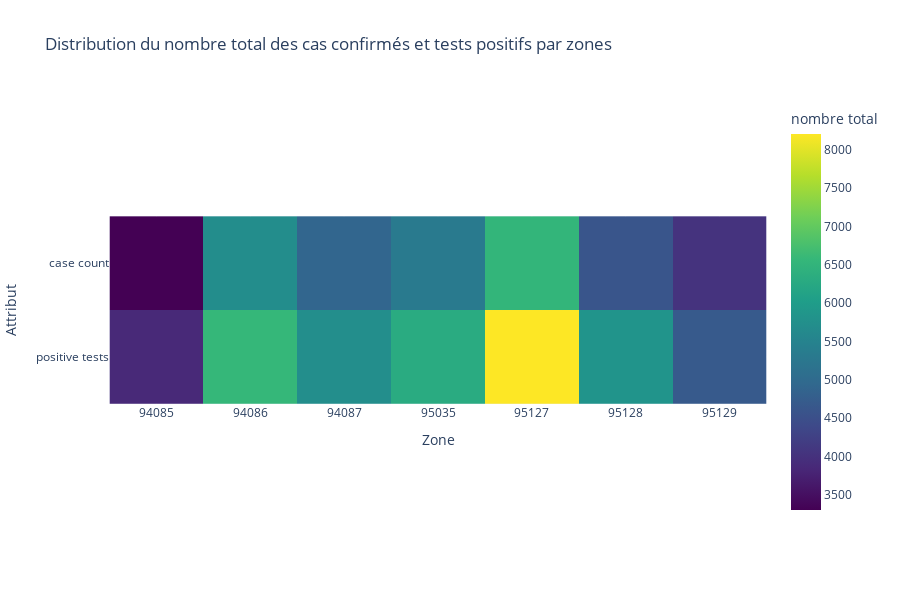

The code cell stored with this chart in its notebook:
### Code cell
import plotly.express as px

def heatmap_zone(data):
    grouped_data = data.groupby('zcta')[['case count', 'positive tests']].sum().reset_index()

    fig = px.imshow(grouped_data[['case count', 'positive tests']].T,
                    labels=dict(x="zone", y="Attribut", color="nombre total"),
                    x=grouped_data['zcta'],
                    y=['case count', 'positive tests'],
                    color_continuous_scale='Viridis',
                    title='Distribution du nombre total des cas confirmés et tests positifs par zones')

    fig.update_xaxes(title_text='Zone')
    fig.update_yaxes(title_text='Attribut')
    fig.update_layout(width=900, height=600)
    fig.write_image('./assets_2/case_pos_tests_heatmap.png')
    fig.show()

heatmap_zone(dataset2)

### Figure 1 — Plotly figure (JSON) as saved in the notebook; plotly's stock layout.template omitted (floating-point values rounded to 4 significant figures)
{"data": [{"coloraxis": "coloraxis", "hovertemplate": "zone: %{x}<br>Attribut: %{y}<br>nombre total: %{z}<extra></extra>", "name": "0", "type": "heatmap", "x": ["94085", "94086", "94087", "95035", "95127", "95128", "95129"], "xaxis": "x", "y": ["case count", "positive tests"], "yaxis": "y", "z": [[3300, 5696, 4893, 5320, 6527, 4594, 4028], [3854, 6574, 5705, 6311, 8207, 5838, 4691]]}], "layout": {"coloraxis": {"colorbar": {"title": {"text": "nombre total"}}, "colorscale": [[0, "#440154"], [0.1111, "#482878"], [0.2222, "#3e4989"], [0.3333, "#31688e"], [0.4444, "#26828e"], [0.5556, "#1f9e89"], [0.6667, "#35b779"], [0.7778, "#6ece58"], [0.8889, "#b5de2b"], [1, "#fde725"]]}, "height": 600, "title": {"text": "Distribution du nombre total des cas confirmés et tests positifs par zones"}, "width": 900, "xaxis": {"anchor": "y", "constrain": "domain", "domain": [0, 1], "scaleanchor": "y", "title": {"text": "Zone"}}, "yaxis": {"anchor": "x", "autorange": "reversed", "constrain": "domain", "domain": [0, 1], "title": {"text": "Attribut"}}}}
